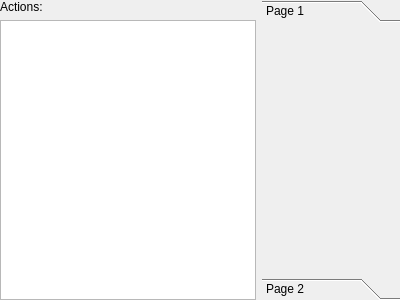
<?xml version="1.0" encoding="UTF-8"?>
<ui version="4.0">
 <class>ActionsContainerWidget</class>
 <widget class="QWidget" name="ActionsContainerWidget">
  <property name="geometry">
   <rect>
    <x>0</x>
    <y>0</y>
    <width>400</width>
    <height>300</height>
   </rect>
  </property>
  <property name="windowTitle">
   <string>Form</string>
  </property>
  <layout class="QHBoxLayout" name="horizontalLayout" stretch="0,0">
   <property name="leftMargin">
    <number>0</number>
   </property>
   <property name="topMargin">
    <number>0</number>
   </property>
   <property name="rightMargin">
    <number>0</number>
   </property>
   <property name="bottomMargin">
    <number>0</number>
   </property>
   <item>
    <layout class="QVBoxLayout" name="verticalLayout">
     <item>
      <widget class="QLabel" name="labelActions">
       <property name="text">
        <string>Actions:</string>
       </property>
       <property name="buddy">
        <cstring>listViewActions</cstring>
       </property>
      </widget>
     </item>
     <item>
      <widget class="QListView" name="listViewActions">
       <property name="minimumSize">
        <size>
         <width>250</width>
         <height>0</height>
        </size>
       </property>
       <property name="contextMenuPolicy">
        <enum>Qt::CustomContextMenu</enum>
       </property>
      </widget>
     </item>
    </layout>
   </item>
   <item>
    <widget class="QToolBox" name="toolBox">
     <property name="currentIndex">
      <number>0</number>
     </property>
     <widget class="QWidget" name="page">
      <property name="geometry">
       <rect>
        <x>0</x>
        <y>0</y>
        <width>136</width>
        <height>242</height>
       </rect>
      </property>
      <attribute name="label">
       <string>Page 1</string>
      </attribute>
     </widget>
     <widget class="QWidget" name="page_2">
      <property name="geometry">
       <rect>
        <x>0</x>
        <y>0</y>
        <width>136</width>
        <height>242</height>
       </rect>
      </property>
      <attribute name="label">
       <string>Page 2</string>
      </attribute>
     </widget>
    </widget>
   </item>
  </layout>
 </widget>
 <resources/>
 <connections/>
</ui>
